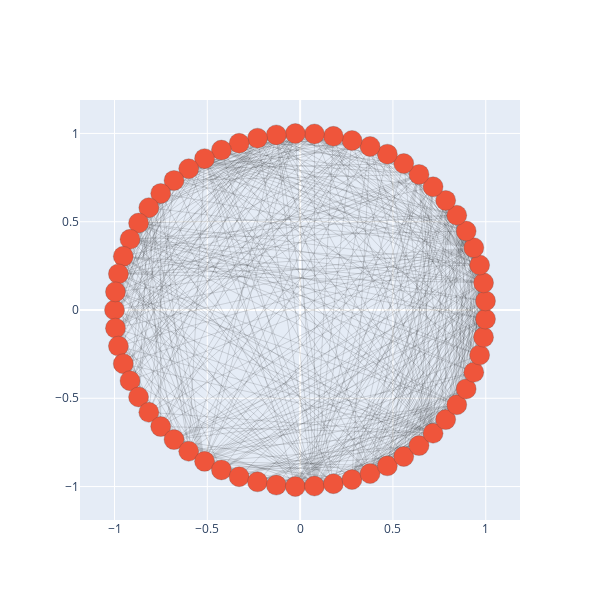

Notebook code for this chart:
### Code cell
_ = plota_grafo( G, nx.shell_layout( G ) )

### Figure 1 — Plotly figure (JSON) as saved in the notebook; plotly's stock layout.template omitted (floating-point values rounded to 4 significant figures; data arrays with more than 128 entries replaced by an {"elided": "..."} marker saying what was removed)
{"data": [{"hoverinfo": "text", "line": {"color": "rgba( 0, 0, 0, 0.25 )", "width": 0.5}, "mode": "lines", "text": ["", "", "", "", "", "", "", "", "", "", "", "", "", "", "", "", "", "", "", "", "", "", "", "", "", "", "", "", "", "", "", "", "", "", "", "", "", "", "", "", "", "", "", "", "", "", "", "", "", "", "", "", "", "", "", "", "", "", "", "", ""], "type": "scatter", "x": {"elided": "1578 float values"}, "y": {"elided": "1578 float values"}}, {"hoverinfo": "text", "marker": {"line": {"width": 0.25}, "size": 20}, "mode": "markers", "text": ["EST5102", "EST5106", "EST5507", "EST5514", "EST5519", "EST5521", "EST5802", "EST5804", "MAI5002", "MAI5003", "MAI5014", "MAI5032", "PRG0027", "SMA5802", "SMA5934", "SME0110", "SME0123", "SME0130", "SME0142", "SME0206", "SME0211", "SME0212", "SME0213", "SME0220", "SME0240", "SME0241", "SME0245", "SME0250", "SME0252", "SME0262", "SME0284", "SME0285", "SME0300", "SME0306", "SME0320", "SME0332", "SME0334", "SME0341", "SME0510", "SME0800", "SME0805", "SME0806", "SME0808", "SME0809", "SME0810", "SME0814", "SME0815", "SME0820", "SME0822", "SME0823", "SME0824", "SME0828", "SME0870", "SME0871", "SME0880", "SME0881", "SME5827", "SME5873", "SME5962", "SME5975", "SME5978"], "type": "scatter", "x": [-1, -0.9947, -0.9789, -0.9526, -0.9163, -0.8703, -0.815, -0.7511, -0.6793, -0.6002, -0.5148, -0.4239, -0.3285, -0.2297, -0.1284, -0.02575, 0.07718, 0.1793, 0.2795, 0.3767, 0.47, 0.5582, 0.6406, 0.7162, 0.7841, 0.8438, 0.8945, 0.9357, 0.967, 0.9881, 0.9987, 0.9987, 0.9881, 0.967, 0.9357, 0.8945, 0.8438, 0.7841, 0.7162, 0.6406, 0.5582, 0.47, 0.3767, 0.2795, 0.1793, 0.07718, -0.02575, -0.1284, -0.2297, -0.3285, -0.4239, -0.5148, -0.6002, -0.6793, -0.7511, -0.815, -0.8703, -0.9163, -0.9526, -0.9789, -0.9947], "y": [-8.742e-08, -0.1028, -0.2046, -0.3041, -0.4005, -0.4925, -0.5794, -0.6602, -0.7339, -0.7998, -0.8573, -0.9057, -0.9445, -0.9733, -0.9917, -0.9997, -0.997, -0.9838, -0.9601, -0.9263, -0.8827, -0.8297, -0.7679, -0.6979, -0.6206, -0.5367, -0.4471, -0.3528, -0.2547, -0.1539, -0.05148, 0.05148, 0.1539, 0.2547, 0.3528, 0.4471, 0.5367, 0.6206, 0.6979, 0.7679, 0.8297, 0.8827, 0.9263, 0.9601, 0.9838, 0.997, 0.9997, 0.9917, 0.9733, 0.9445, 0.9057, 0.8573, 0.7998, 0.7339, 0.6602, 0.5794, 0.4925, 0.4005, 0.3041, 0.2046, 0.1028]}], "layout": {"height": 600, "showlegend": false, "width": 600}}
